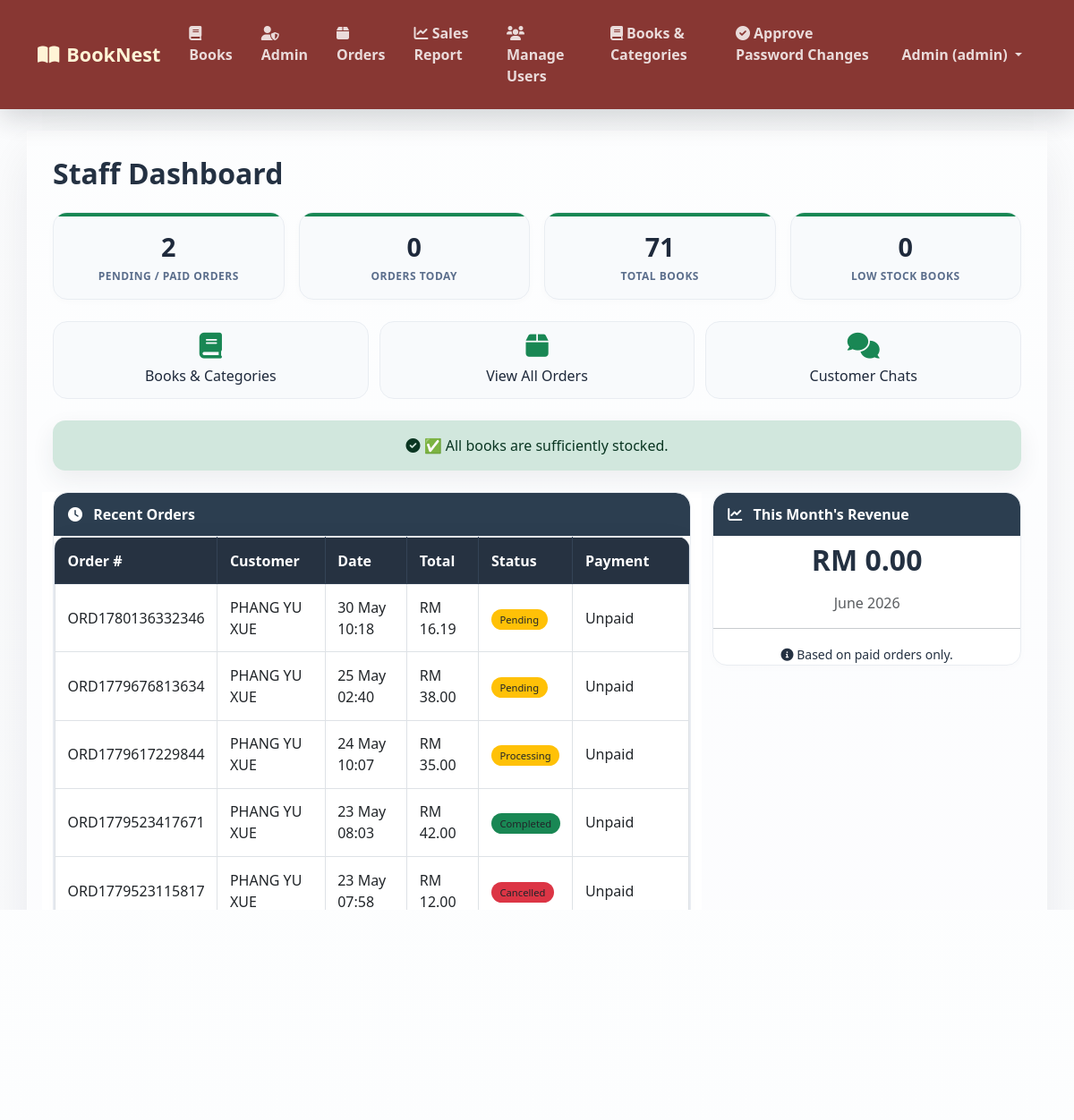
/Staff/staffMainPage.php (signed in), run on the app's committed database.
### tables this page shows
CREATE TABLE `orders` (
  `id` int(10) UNSIGNED NOT NULL,
  `user_id` int(10) UNSIGNED NOT NULL,
  `order_number` varchar(50) NOT NULL,
  `total_amount` decimal(10,2) NOT NULL,
  `status` enum('pending','paid','processing','shipped','completed','cancelled') NOT NULL DEFAULT 'pending',
  `payment_status` enum('unpaid','paid') NOT NULL DEFAULT 'unpaid',
  `payment_proof` varchar(255) DEFAULT NULL,
  `order_date` timestamp NOT NULL DEFAULT current_timestamp(),
  `discount_amount` decimal(10,2) DEFAULT 0.00,
  `voucher_code` varchar(50) DEFAULT NULL,
  `cancel_requested` tinyint(1) DEFAULT 0,
  `shipped_date` datetime DEFAULT NULL,
  `cancellation_reason` text DEFAULT NULL
);

CREATE TABLE `users` (
  `id` int(10) UNSIGNED NOT NULL,
  `name` varchar(100) NOT NULL,
  `email` varchar(100) NOT NULL,
  `phone` varchar(20) DEFAULT NULL,
  `address` text DEFAULT NULL,
  `password` varchar(255) NOT NULL,
  `role` enum('customer','staff','admin') NOT NULL DEFAULT 'customer',
  `email_verified` tinyint(1) NOT NULL DEFAULT 0,
  `verification_token` varchar(255) DEFAULT NULL,
  `reset_token` varchar(255) DEFAULT NULL,
  `reset_expires` datetime DEFAULT NULL,
  `created_at` timestamp NOT NULL DEFAULT current_timestamp(),
  `must_change_password` tinyint(1) DEFAULT 0,
  `last_activity` timestamp NULL DEFAULT NULL
);

### Staff/staffMainPage.php (the view, shortened to what this page needs)
<?php
include '../Customize&Database/header.php';
$pendingOrders = $pdo->query("SELECT COUNT(*) FROM orders WHERE status = 'pending' OR status = 'paid'")->fetchColumn();
$todayOrders = $pdo->query("SELECT COUNT(*) FROM orders WHERE DATE(order_date) = CURDATE()")->fetchColumn();
$totalBooks = $pdo->query("SELECT COUNT(*) FROM books")->fetchColumn();
$lowStockBooks = $pdo->query("SELECT * FROM books WHERE stock <= min_stock ORDER BY stock ASC")->fetchAll();
$lowStockCount = count($lowStockBooks);
$recentOrders = $pdo->query("
    SELECT o.id, o.order_number, o.total_amount, o.status, o.payment_status, o.order_date, u.name as customer_name
    FROM orders o
    JOIN users u ON o.user_id = u.id
    ORDER BY o.order_date DESC
    LIMIT 5
")->fetchAll();
$monthRevenue = $pdo->query("
    SELECT COALESCE(SUM(total_amount), 0) as revenue
    FROM orders
    WHERE MONTH(order_date) = MONTH(CURDATE()) AND YEAR(order_date) = YEAR(CURDATE()) AND payment_status = 'paid'
")->fetchColumn();
?>
<div class="container-fluid px-0">
    <h2 class="mb-4">Staff Dashboard</h2>
    <div class="row g-3 mb-4">
        <div class="col-md-3 col-sm-6">
            <div class="stat-card">
                <div class="stat-number"><?= number_format($pendingOrders) ?></div>
                <div class="stat-label">Pending / Paid Orders</div>
            </div>
        </div>
        <div class="col-md-3 col-sm-6">
            <div class="stat-card">
                <div class="stat-number"><?= number_format($todayOrders) ?></div>
                <div class="stat-label">Orders Today</div>
            </div>
        </div>
        <div class="col-md-3 col-sm-6">
            <div class="stat-card">
                <div class="stat-number"><?= number_format($totalBooks) ?></div>
                <div class="stat-label">Total Books</div>
            </div>
        </div>
        <div class="col-md-3 col-sm-6">
            <div class="stat-card">
                <div class="stat-number"><?= number_format($lowStockCount) ?></div>
                <div class="stat-label">Low Stock Books</div>
            </div>
        </div>
    </div>
    <div class="quick-actions">
        <a href="../Admin/manageBook.php" class="quick-action-btn">
            <i class="fas fa-book"></i>
            Books & Categories
        </a>
        <a href="staffManage.php" class="quick-action-btn">
            <i class="fas fa-box"></i>
            View All Orders
        </a>
        <a href="chat.php" class="quick-action-btn">
            <i class="fas fa-comments"></i>
            Customer Chats
        </a>
    </div>
    <?php if ($lowStockCount > 0): ?>
        <div class="card-custom mb-4">
            <div class="card-header-custom">
                <i class="fas fa-exclamation-triangle me-2"></i> Low Stock Alert
            </div>
            <div class="table-responsive">
                <table class="table table-bordered table-custom mb-0">
                    <thead>
                        <tr><th>ID</th><th>Title</th><th>Current Stock</th><th>Min Threshold</th><th>Action</th></tr>
                    </thead>
                    <tbody>
                    <?php foreach ($lowStockBooks as $book): ?>
                        <tr class="table-warning">
                            <td><?= $book['id'] ?></td>
                            <td><?= htmlspecialchars($book['title']) ?></td>
                            <td><span class="badge bg-danger"><?= $book['stock'] ?></span></td>
                            <td><?= $book['min_stock'] ?></td>
                            <td><a href="../Admin/manageBook.php?edit=<?= $book['id'] ?>" class="btn btn-sm btn-primary">Restock</a></td>
                        </tr>
                    <?php endforeach; ?>
                    </tbody>
                </table>
            </div>
        </div>
    <?php else: ?>
        <div class="alert alert-success mb-4">
            <i class="fas fa-check-circle"></i> ✅ All books are sufficiently stocked.
        </div>
    <?php endif; ?>
    <div class="row g-4">
        <div class="col-md-8">
            <div class="card-custom">
                <div class="card-header-custom">
                    <i class="fas fa-clock me-2"></i> Recent Orders
                </div>
                <div class="table-responsive">
                    <table class="table table-bordered table-custom mb-0">
                        <thead>
                            <tr>
                                <th>Order #</th>
                                <th>Customer</th>
                                <th>Date</th>
                                <th>Total</th>
                                <th>Status</th>
                                <th>Payment</th>
                            </tr>
                        </thead>
                        <tbody>
                        <?php if (empty($recentOrders)): ?>
                            <tr><td colspan="6" class="text-center">No orders yet</td></tr>
                        <?php else: foreach ($recentOrders as $order): ?>
                            <tr>
                                <td><?= htmlspecialchars($order['order_number']) ?></td>
                                <td><?= htmlspecialchars($order['customer_name']) ?></td>
                                <td><?= date('d M H:i', strtotime($order['order_date'])) ?></td>
                                <td>RM <?= number_format($order['total_amount'], 2) ?></td>
                                <td>
                                    <span class="badge-status bg-<?= $order['status'] == 'completed' ? 'success' : ($order['status'] == 'cancelled' ? 'danger' : 'warning') ?>">
                                        <?= ucfirst($order['status']) ?>
                                    </span>
                                 </div>
                                <td><?= ucfirst($order['payment_status']) ?></td>
                        <?php endforeach; endif; ?>
                </div>
                <div class="p-2 text-end border-top">
                    <a href="staffManage.php" class="btn btn-sm-primary">View All Orders</a>
                </div>
        <div class="col-md-4">
            <div class="card-custom">
                <div class="card-header-custom">
                    <i class="fas fa-chart-line me-2"></i> This Month's Revenue
                </div>
                <div class="card-body text-center">
                    <h2 class="mt-2">RM <?= number_format($monthRevenue, 2) ?></h2>
                    <p class="text-muted"><?= date('F Y') ?></p>
                    <hr>
                    <small><i class="fas fa-info-circle"></i> Based on paid orders only.</small>
                </div>
            </div>
        </div>
<?php include '../Customize&Database/footer.php'; ?>

### Customize&Database/design.css (style rules this page uses)
html, body { min-height: 100%; margin: 0; padding: 0; }
body { background: linear-gradient(180deg, rgba(246, 248, 251, 0.35), rgba(246, 248, 251, 0.55)), url('/finalproject/booknestonlinebookstoresystem/Image/background6.jpg'); background-size: cover; background-position: center center; background-repeat: no-repeat; background-attachment: fixed; color: var(--bn-ink); display: flex; flex-direction: column; font-family: "Segoe UI", Arial, sans-serif; min-height: 100vh; }
body, p, .description, .card-text { color: var(--bn-ink); font-weight: 400; }
h1, h2, h3, h4, h5, .navbar-brand { letter-spacing: 0; }
h2, h3 { color: var(--bn-ink); font-weight: 800; margin-bottom: 1rem; }
.card, .row .col-md-8 { background-color: var(--bn-surface); }
.btn { border-radius: 12px; font-weight: 700; }
.alert { border: 0; border-radius: var(--bn-radius); box-shadow: 0 10px 26px rgba(36, 49, 66, 0.08); }
body .alert.alert-success { text-align: center !important; }
.table-responsive { background: rgba(255, 255, 255, 0.94); border: 1px solid var(--bn-line); border-radius: var(--bn-radius); box-shadow: 0 14px 34px rgba(36, 49, 66, 0.09); overflow: auto; }
.table { margin-bottom: 0; vertical-align: middle; }
.table > :not(caption) > * > * { padding: 0.85rem; }
.table thead th, .table-dark th { background: #263241 !important; border-color: #344356 !important; color: #ffffff; font-weight: 700; white-space: nowrap; }
.table th:last-child, .table td:last-child { min-width: 130px; }

### Staff/staffMainPage.php (style rules this page uses)
.stat-card { background: #f8fafc; border-radius: 16px; padding: 1rem; text-align: center; transition: all 0.2s ease; height: 100%; border: 1px solid #e9edf2; box-shadow: 0 2px 8px rgba(0,0,0,0.02); position: relative; overflow: hidden; }
.stat-card::before { content: ''; position: absolute; top: 0; left: 0; width: 100%; height: 4px; background: #198754; }
.stat-number { font-size: 1.8rem; font-weight: 700; color: #1e293b; margin-bottom: 0.2rem; }
.stat-label { font-size: 0.75rem; font-weight: 600; color: #5b6e8c; text-transform: uppercase; letter-spacing: 0.5px; }
.card-custom { background: #ffffff; border: 1px solid #e9edf2; border-radius: 16px; box-shadow: 0 2px 8px rgba(0,0,0,0.02); overflow: hidden; margin-bottom: 1.5rem; }
.card-header-custom { background: #2c3e50; color: white; padding: 0.75rem 1rem; font-weight: 600; border-radius: 16px 16px 0 0; }
.table-custom { margin-bottom: 0; background: #ffffff; }
.table-custom th { background: #f8fafc; border-bottom: 1px solid #e9edf2; color: #1e293b; font-weight: 600; }
.badge-status { border-radius: 30px; padding: 0.25rem 0.6rem; font-size: 0.7rem; font-weight: 500; }
.btn-sm-primary { border-radius: 30px; padding: 0.2rem 0.8rem; font-size: 0.75rem; background: linear-gradient(135deg, #b85c38, #8f3f25); border: none; color: white; }
.quick-actions { display: flex; gap: 12px; flex-wrap: wrap; margin-bottom: 1.5rem; }
.quick-action-btn { flex: 1; text-align: center; padding: 0.8rem; border-radius: 16px; background: #f8fafc; border: 1px solid #e9edf2; transition: all 0.2s; text-decoration: none; color: #1e293b; font-weight: 500; }
.quick-action-btn i { display: block; font-size: 1.8rem; margin-bottom: 0.4rem; color: #198754; }

### data on the page
orders: order_number "ORD1780136332346", user.name "PHANG YU XUE", order_date "30 May 10:18", total_amount "16.19", status "Pending", payment_status "Unpaid"
orders: order_number "ORD1779676813634", user.name "PHANG YU XUE", order_date "25 May 02:40", total_amount "38.00", status "Pending", payment_status "Unpaid"
orders: order_number "ORD1779617229844", user.name "PHANG YU XUE", order_date "24 May 10:07", total_amount "35.00", status "Processing", payment_status "Unpaid"
orders: order_number "ORD1779523417671", user.name "PHANG YU XUE", order_date "23 May 08:03", total_amount "42.00", status "Completed", payment_status "Unpaid"
orders: order_number "ORD1779523115817", user.name "PHANG YU XUE", order_date "23 May 07:58", total_amount "12.00", status "Cancelled", payment_status "Unpaid"

### other printed values
$_SESSION['user_name'] "Admin"
$_SESSION['user_role'] "admin"
$pendingOrders "2"
$todayOrders "0"
$totalBooks "71"
$lowStockCount "0"
$monthRevenue "0.00"
